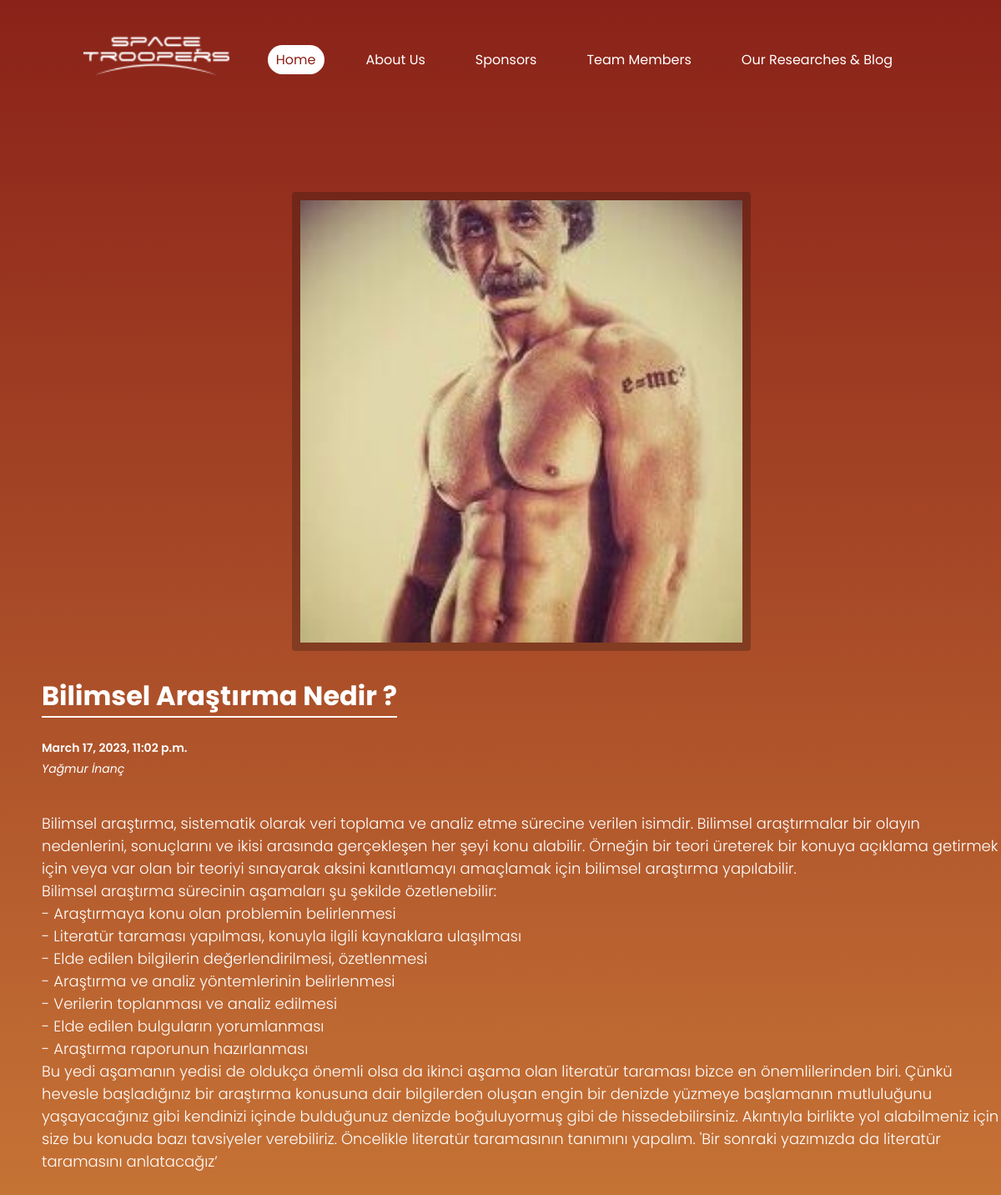
The page /posts/2 on the database its author committed.
### blog/models.py (models this page shows, shortened)
class Post(models.Model):
    title = models.CharField(max_length=200, unique=True)
    author = models.ForeignKey(TeamMember, on_delete= models.CASCADE,related_name='blog_posts',db_constraint=False)
    updated_on = models.DateTimeField(auto_now= True)
    content = models.TextField()
    created_on = models.DateTimeField(auto_now_add=True)
    status = models.IntegerField(choices=STATUS, default=0)
    img = models.ImageField(upload_to='post_img/')
    class Meta:
        ordering = ['-created_on']

class TeamMember(models.Model):
    name = models.CharField(max_length=100)
    informations = models.TextField()
    img = models.ImageField(upload_to='team_member_img/')
    subteam = models.IntegerField(choices=SUBTEAM)
    linkedin_url = models.CharField(max_length=250)
    class Meta:
        ordering = ['subteam']
    def __str__(self):
        return self.name

### blog/views.py (the view)
# urls.py: path('posts/<int:id>', views.postDetail, name='post_detail'),
def postDetail(request, id):
    data = {
        "post": Post.objects.get(id = id)
    }
    return render(request, "post_detail.html",data)

### blog/templates/post_detail.html (shortened to what this page needs)
{% load static %}
<!DOCTYPE html>
<html lang="en">
<head>
    <link rel="stylesheet" href="{% static 'css/postdetails.css' %}">
</head>
<body>
    {% include  'header.html' %}
      <main class="post-detail-container">
        <img src="{{post.img.url}}" class="post-detail-image"alt="">
        <h1>{{post.title}}</h1>
        <br><br> <br>
        <strong class="post-date">{{post.created_on}}</strong> <br>
        <i class="post-writer">{{post.author}}</i>
        <p>{{post.content|linebreaks}}</p>
      </main>
</body>
</html>

### blog/static/css/postdetails.css (style rules this page uses)
* { margin: 0; padding: 0; font-family: 'Poppins', sans-serif; box-sizing: border-box; }
body { min-height: 300vh; background: linear-gradient(#8A2219,#F1AD4A); }
.post-detail-container { margin-top: 5rem; padding-left: 50px; margin-bottom: 20px; }
.post-detail-container .post-detail-image { transform: translateY(150px); display: block; width: 60%; margin-left: auto; margin-right: auto; position: relative; width: 550px; height: auto; border-radius: 4px; overflow: hidden; border: 10px solid rgba(14, 14, 14, 0.255); object-fit: cover; }
.post-detail-container h1,h2,h3 { color: #ffffff; font-weight: bold; margin-top: 5rem; margin-bottom: 3rem; transform: translateY(100px); border-bottom: 2px solid #ffffff; width: fit-content; }
.post-detail-container p { font-weight: 300; font-size: 18px; transform: translateY(40px); color: #fff; }
.post-detail-container .post-date { font-weight: 600; font-size: 14px; color: #fff; }
.post-detail-container .post-writer { font-size: 14px; color: #fff; }

### rows shown on the page
Post: img (picture), title "Bilimsel Araştırma Nedir ?", created_on "March 17, 2023, 11:02 p.m.", author "Yağmur İnanç", content "Bilimsel araştırma, sistematik olarak veri toplama ve analiz etme sürecine verilen isimdir. Bilimsel araştırmalar bir olayın nedenlerini, sonuçlarını ve ikisi arasında gerçekleşen her şeyi konu alabilir. Örneğin bir teori üreterek bir konuya açıklama getirmek için veya var olan bir teoriyi sınayarak aksini kanıtlamayı amaçlamak için bilimsel araştırma yapılabilir. Bilimsel araştırma sürecinin aşamaları şu şekilde özetlenebilir: - Araştırmaya konu olan problemin belirlenmesi - Literatür taraması yapılması, konuyla ilgili kaynaklara ulaşılması - Elde edilen bilgilerin değerlendirilmesi, özetlenmesi - Araştırma ve analiz yöntemlerinin belirlenmesi - Verilerin toplanması ve analiz edilmesi -…"
